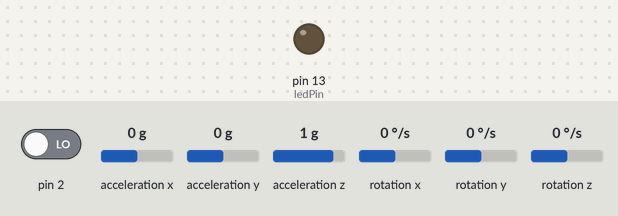
Bench run of a sketch on a simulated Arduino Uno, built with avr-gcc and run on an emulated ATmega328P. Parts: output pins drawn as LEDs (lit = HIGH). Dashed ring = blinking. The test bench sets the inputs (shaded band); at power-on: pin 2 LOW, acceleration x 0 g, acceleration y 0 g, acceleration z 1 g, rotation x 0 °/s, rotation y 0 °/s, rotation z 0 °/s. The ROS host is connected and sends only what is stated; the sensor or clock chip raises its interrupt line as the real part does.

Above: at 0.1 s.
At 0.6 s:
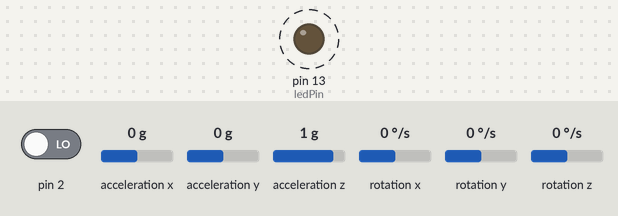
Timing chart, 0 to 3.5 s (numbered marks = the images above):
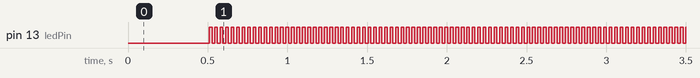

Measured:
- by itself, pin 13 (ledPin): alternates HIGH for 0.02 s and LOW for 0.02 s

The sketch:

MPU_6050_Accelerometer_reader_YAW_PITCH_ROLL_MKVI.ino
```cpp
#include <ros.h>
#include <std_msgs/Float32MultiArray.h>
#include "I2Cdev.h"
#include "MPU6050_6Axis_MotionApps20.h"
#if I2CDEV_IMPLEMENTATION == I2CDEV_ARDUINO_WIRE
#include "Wire.h"
#endif

ros::NodeHandle  nh;

std_msgs::Float32MultiArray str_msg;
ros::Publisher chatter("chatter", &str_msg);

MPU6050 mpu;

// MPU control/status vars
bool dmpReady = false;  // set true if DMP init was successful
uint8_t mpuIntStatus;   // holds actual interrupt status byte from MPU
uint8_t devStatus;      // return status after each device operation (0 = success, !0 = error)
uint16_t packetSize;    // expected DMP packet size (default is 42 bytes)
uint16_t fifoCount;     // count of all bytes currently in FIFO
uint8_t fifoBuffer[64]; // FIFO storage buffer

// orientation/motion vars
Quaternion q;           // [w, x, y, z]         quaternion container
VectorInt16 aa;         // [x, y, z]            accel sensor measurements
VectorInt16 aaReal;     // [x, y, z]            gravity-free accel sensor measurements
VectorInt16 aaWorld;    // [x, y, z]            world-frame accel sensor measurements
VectorFloat gravity;    // [x, y, z]            gravity vector
float euler[3];         // [psi, theta, phi]    Euler angle container
float ypr[3];           // [yaw, pitch, roll]   yaw/pitch/roll container and gravity vector
float yprInitial[3];    //initial read of ypr in order to calculate offset
boolean button(0), readOffset(0);

// ================================================================
// ===               INTERRUPT DETECTION ROUTINE                ===
// ================================================================


volatile bool mpuInterrupt = false;     // indicates whether MPU interrupt pin has gone high
void dmpDataReady() {
  mpuInterrupt = true;
}

float hello[3] = {
  9.87654321,1.111111111,2.2222222222};

// ================================================================
// ===                      INITIAL SETUP                       ===
// ================================================================
int ledPin = 13;
void setup()
{
  pinMode(ledPin,OUTPUT);
  // join I2C bus (I2Cdev library doesn't do this automatically)
#if I2CDEV_IMPLEMENTATION == I2CDEV_ARDUINO_WIRE
  Wire.begin();
  TWBR = 24; // 400kHz I2C clock (200kHz if CPU is 8MHz) CHANGE BACK TO 24 IF ANY OTHER VALUE IS BREAKING
#elif I2CDEV_IMPLEMENTATION == I2CDEV_BUILTIN_FASTWIRE
  Fastwire::setup(400, true);
#endif

  mpu.initialize();
  devStatus = mpu.dmpInitialize();

  // supply your own gyro offsets here, scaled for min sensitivity
  mpu.setXGyroOffset(220);
  mpu.setYGyroOffset(76);
  mpu.setZGyroOffset(-85);
  mpu.setZAccelOffset(1788); // 1688 factory default for my test chip

  // make sure it worked (returns 0 if so)
  if (devStatus == 0) {
    // turn on the DMP, now that it's ready
    mpu.setDMPEnabled(true);

    // enable Arduino interrupt detection
    attachInterrupt(0, dmpDataReady, RISING);
    mpuIntStatus = mpu.getIntStatus();

    // set our DMP Ready flag so the main loop() function knows it's okay to use it
    dmpReady = true;

    // get expected DMP packet size for later comparison
    packetSize = mpu.dmpGetFIFOPacketSize();
  }

  //--------------------------------------------ROS STUFF---------------
  nh.initNode();
  str_msg.layout.dim = (std_msgs::MultiArrayDimension *)
    malloc(sizeof(std_msgs::MultiArrayDimension) * 2);
  str_msg.layout.dim[0].label = "hello";
  str_msg.layout.dim[0].size = 3;
  str_msg.layout.dim[0].stride = 3;
  str_msg.layout.data_offset = 0;
  str_msg.data = (float *)malloc(sizeof(float)*3);
  //str_msg.layout.dim_length = 1;
  str_msg.data_length = 3;
  nh.advertise(chatter);
}

void loop()
{

  // if programming failed, don't try to do anything
  // if (!dmpReady) return;

  // wait for MPU interrupt or extra packet(s) available
  //  while (!mpuInterrupt && fifoCount < packetSize) ;

  // reset interrupt flag and get INT_STATUS byte
  mpuInterrupt = false;
  mpuIntStatus = mpu.getIntStatus();

  // get current FIFO count
  fifoCount = mpu.getFIFOCount();

  // check for overflow (this should never happen unless our code is too inefficient)
  if ((mpuIntStatus & 0x10) || fifoCount == 1024) {
    // reset so we can continue cleanly
    mpu.resetFIFO();
    //    Serial.println(F("FIFO overflow!"));

    // otherwise, check for DMP data ready interrupt (this should happen frequently)
  }
  else if (mpuIntStatus & 0x02) {
    // wait for correct available data length, should be a VERY short wait
    while (fifoCount < packetSize) fifoCount = mpu.getFIFOCount();

    // read a packet from FIFO
    mpu.getFIFOBytes(fifoBuffer, packetSize);
    mpu.resetFIFO();//TEST. REMOVE IF STUFF MESSES UP
                    //SHOULD BE FINE.
    // track FIFO count here in case there is > 1 packet available
    // (this lets us immediately read more without waiting for an interrupt)
    fifoCount -= packetSize;

    mpu.dmpGetQuaternion(&q, fifoBuffer);
    mpu.dmpGetGravity(&gravity, &q);
    mpu.dmpGetYawPitchRoll(ypr, &q, &gravity);
    //if (readOffset)//Sends stuff through ros now
    //--------------ROS STUFF
    for (int i = 0; i < 3; i++)
    {
      ypr[i]=ypr[i]*180/M_PI;
    }


    digitalWrite(ledPin, !digitalRead(ledPin));
    str_msg.data = ypr;
    chatter.publish( &str_msg );
    nh.spinOnce();
    nh.spinOnce();
    //delay(100);
    for (int i = 0; i < 10; i++)
    {
      str_msg.data = ypr;
      chatter.publish( &str_msg );
      nh.spinOnce();
      nh.spinOnce();
    }
  }
}
```
